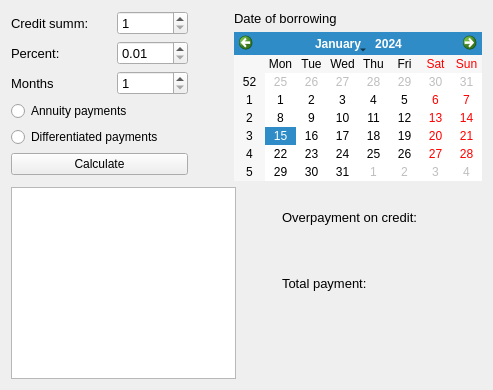
      <widget class="QWidget" name="tab_2">
       <attribute name="title">
        <string>Credit</string>
       </attribute>
       <layout class="QVBoxLayout" name="verticalLayout_3">
        <item>
         <layout class="QHBoxLayout" name="horizontalLayout_2">
          <item>
           <layout class="QVBoxLayout" name="verticalLayout_5">
            <item>
             <layout class="QHBoxLayout" name="horizontalLayout_3">
              <item>
               <widget class="QLabel" name="label">
                <property name="sizePolicy">
                 <sizepolicy hsizetype="Fixed" vsizetype="Preferred">
                  <horstretch>0</horstretch>
                  <verstretch>0</verstretch>
                 </sizepolicy>
                </property>
                <property name="minimumSize">
                 <size>
                  <width>100</width>
                  <height>0</height>
                 </size>
                </property>
                <property name="font">
                 <font>
                  <pointsize>10</pointsize>
                 </font>
                </property>
                <property name="text">
                 <string>Credit summ:</string>
                </property>
               </widget>
              </item>
              <item>
               <widget class="QSpinBox" name="spinBox_creditSum">
                <property name="sizePolicy">
                 <sizepolicy hsizetype="Minimum" vsizetype="Fixed">
                  <horstretch>0</horstretch>
                  <verstretch>0</verstretch>
                 </sizepolicy>
                </property>
                <property name="font">
                 <font>
                  <pointsize>10</pointsize>
                 </font>
                </property>
                <property name="minimum">
                 <number>1</number>
                </property>
                <property name="maximum">
                 <number>100000000</number>
                </property>
               </widget>
              </item>
             </layout>
            </item>
            <item>
             <layout class="QHBoxLayout" name="horizontalLayout_4">
              <item>
               <widget class="QLabel" name="label_2">
                <property name="sizePolicy">
                 <sizepolicy hsizetype="Fixed" vsizetype="Preferred">
                  <horstretch>0</horstretch>
                  <verstretch>0</verstretch>
                 </sizepolicy>
                </property>
                <property name="minimumSize">
                 <size>
                  <width>100</width>
                  <height>0</height>
                 </size>
                </property>
                <property name="font">
                 <font>
                  <pointsize>10</pointsize>
                 </font>
                </property>
                <property name="text">
                 <string>Percent:</string>
                </property>
               </widget>
              </item>
              <item>
               <widget class="QDoubleSpinBox" name="doubleSpinBox_percent">
                <property name="font">
                 <font>
                  <pointsize>10</pointsize>
                 </font>
                </property>
                <property name="decimals">
                 <number>2</number>
                </property>
                <property name="minimum">
                 <double>0.010000000000000</double>
                </property>
                <property name="maximum">
                 <double>200.000000000000000</double>
                </property>
                <property name="value">
                 <double>0.010000000000000</double>
                </property>
               </widget>
              </item>
             </layout>
            </item>
            <item>
             <layout class="QHBoxLayout" name="horizontalLayout_5">
              <item>
               <widget class="QLabel" name="label_3">
                <property name="sizePolicy">
                 <sizepolicy hsizetype="Fixed" vsizetype="Preferred">
                  <horstretch>0</horstretch>
                  <verstretch>0</verstretch>
                 </sizepolicy>
                </property>
                <property name="minimumSize">
                 <size>
                  <width>100</width>
                  <height>0</height>
                 </size>
                </property>
                <property name="font">
                 <font>
                  <pointsize>10</pointsize>
                 </font>
                </property>
                <property name="text">
                 <string>Months</string>
                </property>
               </widget>
              </item>
              <item>
               <widget class="QSpinBox" name="spinBox_months">
                <property name="font">
                 <font>
                  <pointsize>10</pointsize>
                 </font>
                </property>
                <property name="buttonSymbols">
                 <enum>QAbstractSpinBox::UpDownArrows</enum>
                </property>
                <property name="minimum">
                 <number>1</number>
                </property>
                <property name="maximum">
                 <number>999</number>
                </property>
               </widget>
              </item>
             </layout>
            </item>
            <item>
             <widget class="QRadioButton" name="radioButton_annuity">
              <property name="text">
               <string>Annuity payments</string>
              </property>
             </widget>
            </item>
            <item>
             <widget class="QRadioButton" name="radioButton_differentiated">
              <property name="text">
               <string>Differentiated payments</string>
              </property>
             </widget>
            </item>
            <item>
             <widget class="QPushButton" name="pushButton_creditCalc">
              <property name="text">
               <string>Calculate</string>
              </property>
             </widget>
            </item>
           </layout>
          </item>
          <item>
           <spacer name="horizontalSpacer_3">
            <property name="orientation">
             <enum>Qt::Horizontal</enum>
            </property>
            <property name="sizeType">
             <enum>QSizePolicy::Fixed</enum>
            </property>
            <property name="sizeHint" stdset="0">
             <size>
              <width>40</width>
              <height>20</height>
             </size>
            </property>
           </spacer>
          </item>
          <item>
           <layout class="QVBoxLayout" name="verticalLayout_6">
            <item>
             <widget class="QLabel" name="label_4">
              <property name="font">
               <font>
                <pointsize>10</pointsize>
               </font>
              </property>
              <property name="text">
               <string>Date of borrowing</string>
              </property>
             </widget>
            </item>
            <item>
             <widget class="QCalendarWidget" name="calendarWidget_creditStart"/>
            </item>
           </layout>
          </item>
         </layout>
        </item>
        <item>
         <layout class="QHBoxLayout" name="horizontalLayout_6">
          <item>
           <widget class="QTableWidget" name="tableWidget_credit">
            <property name="sizePolicy">
             <sizepolicy hsizetype="Preferred" vsizetype="Expanding">
              <horstretch>0</horstretch>
              <verstretch>0</verstretch>
             </sizepolicy>
            </property>
            <property name="maximumSize">
             <size>
              <width>225</width>
              <height>16777215</height>
             </size>
            </property>
            <property name="editTriggers">
             <set>QAbstractItemView::NoEditTriggers</set>
            </property>
           </widget>
          </item>
          <item>
           <spacer name="horizontalSpacer_4">
            <property name="orientation">
             <enum>Qt::Horizontal</enum>
            </property>
            <property name="sizeType">
             <enum>QSizePolicy::Fixed</enum>
            </property>
            <property name="sizeHint" stdset="0">
             <size>
              <width>40</width>
              <height>20</height>
             </size>
            </property>
           </spacer>
          </item>
          <item>
           <layout class="QVBoxLayout" name="verticalLayout_4">
            <item>
             <widget class="QLabel" name="label_overpayment">
              <property name="minimumSize">
               <size>
                <width>0</width>
                <height>60</height>
               </size>
              </property>
              <property name="font">
               <font>
                <pointsize>10</pointsize>
               </font>
              </property>
              <property name="text">
               <string>Overpayment on credit: </string>
              </property>
             </widget>
            </item>
            <item>
             <widget class="QLabel" name="label_totalPayment">
              <property name="minimumSize">
               <size>
                <width>0</width>
                <height>60</height>
               </size>
              </property>
              <property name="font">
               <font>
                <pointsize>10</pointsize>
               </font>
              </property>
              <property name="text">
               <string>Total payment:</string>
              </property>
             </widget>
            </item>
            <item>
             <spacer name="verticalSpacer_3">
              <property name="orientation">
               <enum>Qt::Vertical</enum>
              </property>
              <property name="sizeType">
               <enum>QSizePolicy::Expanding</enum>
              </property>
              <property name="sizeHint" stdset="0">
               <size>
                <width>20</width>
                <height>40</height>
               </size>
              </property>
             </spacer>
            </item>
           </layout>
          </item>
         </layout>
        </item>
       </layout>
      </widget>
